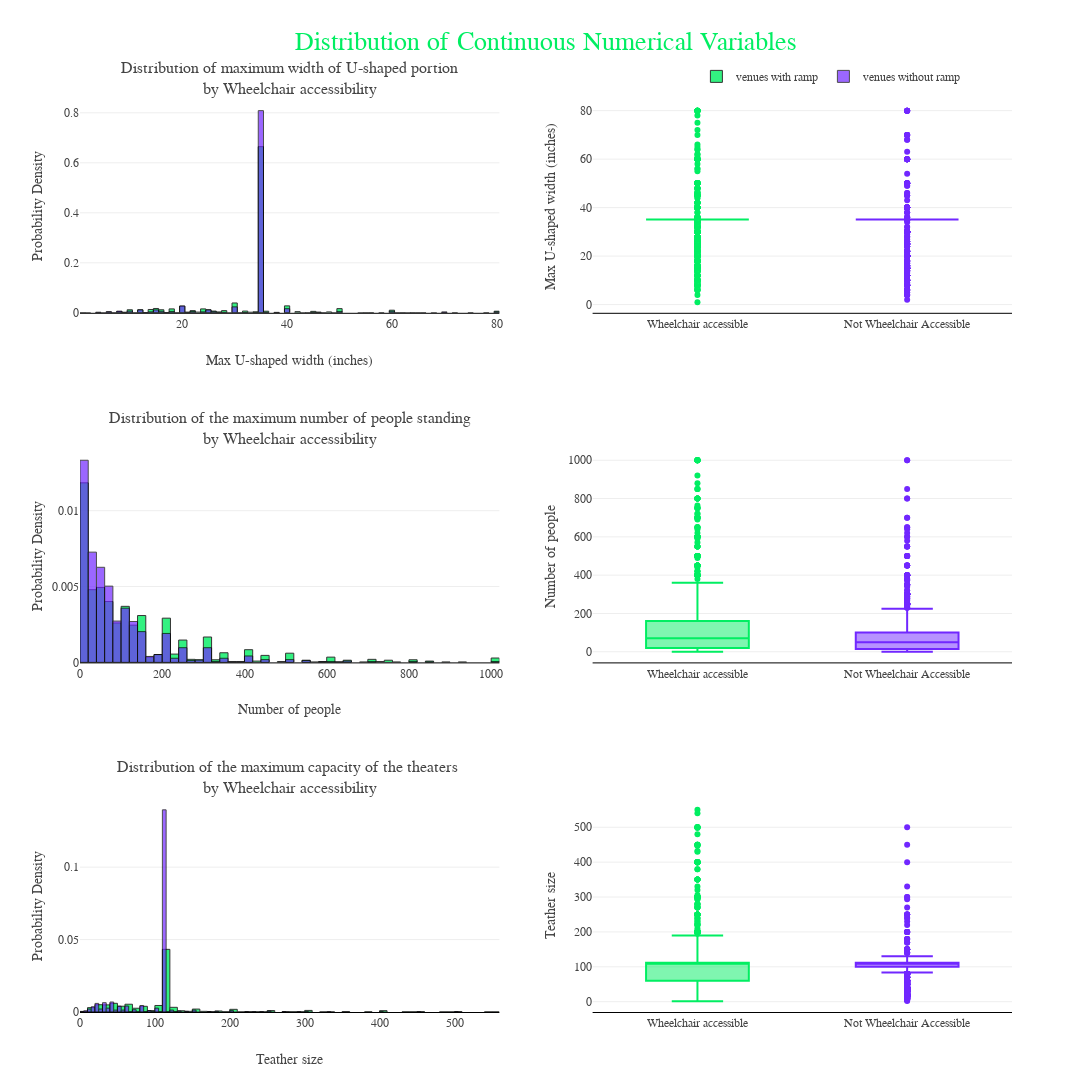

The notebook cell this image was saved under:
### Markdown cell above
<div class="alert alert-block alert-info" style="color:#03162D;border-color:#01EE62;background-color:#DDFFEB; font-size:12px; font-family:verdana; line-height: 1.7em;">
    <b><span style='color:#01EE62'>Observations</span></b> | Data Distribution

<b><span style='color:#01EE62'>-</span></b> The target variable is relatively balanced with respect to all other variables, that is; having a wheelchair ramp does not have a clear trigger, as it happens and does not happen in the same way in all types of event venues.

    
<b><span style='color:#01EE62'>-</span></b> There are two particular cases, when there is no Wi-Fi, and when the place is considered a supervenue. 
In the case of Wi-Fi, I think it has to do with the comforts that an event venue can offer. If you cannot offer Wi-Fi, perhaps you do not even consider offering access to disabled people. And regarding the classification as a supervenue, I find it curious that although it represents a distinction because it means that this event venue maintains specific performance goals, it does not offer access to a very important part of the population. (almost 10% according to the UN)

### Code cell
fig = make_subplots(rows=3, cols=2, vertical_spacing=0.15,
                    subplot_titles=("Distribution of maximum width of U-shaped portion<br>by Wheelchair accessibility", "",
                                    "Distribution of the maximum number of people standing<br>by Wheelchair accessibility", "",
                                    "Distribution of the maximum capacity of the theaters <br>by Wheelchair accessibility", ""))

# Distributions for 'U-Shaped_max'-------------------------------------
fig.add_trace(go.Histogram(x=df_v1[df_v1['Wheelchair accessible']==1]['U-Shaped_max'], histnorm='probability density', 
                           marker=dict(color='#01EE62', line=dict(width=1, color='#000000')),
                           opacity=0.8, name='venues with ramp'),
              row=1, col=1)

fig.add_trace(go.Histogram(x=df_v1[df_v1['Wheelchair accessible']==0]['U-Shaped_max'],histnorm='probability density',
                           marker=dict(color='#7127FF', line=dict(width=1, color='#000000')), 
                           opacity=0.7, name='venues without ramp'),
              row=1, col=1)

fig.add_trace(go.Box(y=df_v1[df_v1['Wheelchair accessible']==1]['U-Shaped_max'], name="Wheelchair accessible", 
                     marker_color = '#01EE62', showlegend=False),
              row=1, col=2)
fig.add_trace(go.Box(y=df_v1[df_v1['Wheelchair accessible']==0]['U-Shaped_max'], name="Not Wheelchair Accessible", 
                     marker_color = '#7127FF', showlegend=False), 
              row=1, col=2)

# Distributions for 'max_standing'-------------------------------------

fig.add_trace(go.Histogram(x=df_v1[df_v1['Wheelchair accessible']==1]['max_standing'], histnorm='probability density', 
                           marker=dict(color='#01EE62', line=dict(width=1, color='#000000')),showlegend=False,
                           opacity=0.8, name='venues with ramp'),
              row=2, col=1)

fig.add_trace(go.Histogram(x=df_v1[df_v1['Wheelchair accessible']==0]['max_standing'],histnorm='probability density', 
                           marker=dict(color='#7127FF', line=dict(width=1, color='#000000')),showlegend=False,
                           opacity=0.7, name='venues without ramp'),
              row=2, col=1)

fig.add_trace(go.Box(y=df_v1[df_v1['Wheelchair accessible']==1]['max_standing'], name="Wheelchair accessible", 
                     marker_color = '#01EE62', showlegend=False),
              row=2, col=2)
fig.add_trace(go.Box(y=df_v1[df_v1['Wheelchair accessible']==0]['max_standing'], name="Not Wheelchair Accessible", 
                     marker_color = '#7127FF', showlegend=False), 
              row=2, col=2)


# Distributions for 'Theatre_max'-------------------------------------

fig.add_trace(go.Histogram(x=df_v1[df_v1['Wheelchair accessible']==1]['Theatre_max'], histnorm='probability density', 
                           marker=dict(color='#01EE62', line=dict(width=1, color='#000000')),showlegend=False,
                           opacity=0.8, name='venues with ramp'),
              row=3, col=1)

fig.add_trace(go.Histogram(x=df_v1[df_v1['Wheelchair accessible']==0]['Theatre_max'],histnorm='probability density', 
                           marker=dict(color='#7127FF', line=dict(width=1, color='#000000')),showlegend=False,
                           opacity=0.7, name='venues without ramp'),
              row=3, col=1)

fig.add_trace(go.Box(y=df_v1[df_v1['Wheelchair accessible']==1]['Theatre_max'], name="Wheelchair accessible", 
                     marker_color = '#01EE62', showlegend=False),
              row=3, col=2)
fig.add_trace(go.Box(y=df_v1[df_v1['Wheelchair accessible']==0]['Theatre_max'], name="Not Wheelchair Accessible", 
                     marker_color = '#7127FF', showlegend=False), 
              row=3, col=2)


fig.update_layout(title="Distribution of Continuous Numerical Variables", title_font_color='#01EE62', title_font_size = 26, 
                  xaxis1_title="Max U-shaped width (inches)", yaxis1_title='Probability Density', yaxis2_title='Max U-shaped width (inches)',
                  xaxis3_title="Number of people", yaxis3_title='Probability Density', yaxis4_title='Number of people',
                  xaxis5_title="Teather size", yaxis5_title='Probability Density', yaxis6_title='Teather size',
                  barmode='overlay', showlegend=True, template=temp,
                  legend=dict(orientation="h", yanchor="bottom", y=1.01, xanchor="right", x=.95),
                  height=1300, width=1200)
fig.update_xaxes(showline=True, linewidth=1, linecolor='black', zeroline=False)
fig.update_yaxes(showline=False, zeroline=False)
fig.show()

### Figure 1 — Plotly figure (JSON) as saved in the notebook; plotly's stock layout.template omitted (floating-point values rounded to 4 significant figures; data arrays with more than 128 entries replaced by an {"elided": "..."} marker saying what was removed)
{"data": [{"histnorm": "probability density", "marker": {"color": "#01EE62", "line": {"color": "#000000", "width": 1}}, "name": "venues with ramp", "opacity": 0.8, "type": "histogram", "x": {"elided": "1732 float values"}, "xaxis": "x", "yaxis": "y"}, {"histnorm": "probability density", "marker": {"color": "#7127FF", "line": {"color": "#000000", "width": 1}}, "name": "venues without ramp", "opacity": 0.7, "type": "histogram", "x": {"elided": "1651 float values"}, "xaxis": "x", "yaxis": "y"}, {"marker": {"color": "#01EE62"}, "name": "Wheelchair accessible", "showlegend": false, "type": "box", "xaxis": "x2", "y": {"elided": "1732 float values"}, "yaxis": "y2"}, {"marker": {"color": "#7127FF"}, "name": "Not Wheelchair Accessible", "showlegend": false, "type": "box", "xaxis": "x2", "y": {"elided": "1651 float values"}, "yaxis": "y2"}, {"histnorm": "probability density", "marker": {"color": "#01EE62", "line": {"color": "#000000", "width": 1}}, "name": "venues with ramp", "opacity": 0.8, "showlegend": false, "type": "histogram", "x": {"elided": "1732 int values"}, "xaxis": "x3", "yaxis": "y3"}, {"histnorm": "probability density", "marker": {"color": "#7127FF", "line": {"color": "#000000", "width": 1}}, "name": "venues without ramp", "opacity": 0.7, "showlegend": false, "type": "histogram", "x": {"elided": "1651 int values"}, "xaxis": "x3", "yaxis": "y3"}, {"marker": {"color": "#01EE62"}, "name": "Wheelchair accessible", "showlegend": false, "type": "box", "xaxis": "x4", "y": {"elided": "1732 int values"}, "yaxis": "y4"}, {"marker": {"color": "#7127FF"}, "name": "Not Wheelchair Accessible", "showlegend": false, "type": "box", "xaxis": "x4", "y": {"elided": "1651 int values"}, "yaxis": "y4"}, {"histnorm": "probability density", "marker": {"color": "#01EE62", "line": {"color": "#000000", "width": 1}}, "name": "venues with ramp", "opacity": 0.8, "showlegend": false, "type": "histogram", "x": {"elided": "1732 int values"}, "xaxis": "x5", "yaxis": "y5"}, {"histnorm": "probability density", "marker": {"color": "#7127FF", "line": {"color": "#000000", "width": 1}}, "name": "venues without ramp", "opacity": 0.7, "showlegend": false, "type": "histogram", "x": {"elided": "1651 int values"}, "xaxis": "x5", "yaxis": "y5"}, {"marker": {"color": "#01EE62"}, "name": "Wheelchair accessible", "showlegend": false, "type": "box", "xaxis": "x6", "y": {"elided": "1732 int values"}, "yaxis": "y6"}, {"marker": {"color": "#7127FF"}, "name": "Not Wheelchair Accessible", "showlegend": false, "type": "box", "xaxis": "x6", "y": {"elided": "1651 int values"}, "yaxis": "y6"}], "layout": {"annotations": [{"font": {"size": 16}, "showarrow": false, "text": "Distribution of maximum width of U-shaped portion<br>by Wheelchair accessibility", "x": 0.225, "xanchor": "center", "xref": "paper", "y": 1.0, "yanchor": "bottom", "yref": "paper"}, {"font": {"size": 16}, "showarrow": false, "text": "Distribution of the maximum number of people standing<br>by Wheelchair accessibility", "x": 0.225, "xanchor": "center", "xref": "paper", "y": 0.6167, "yanchor": "bottom", "yref": "paper"}, {"font": {"size": 16}, "showarrow": false, "text": "Distribution of the maximum capacity of the theaters <br>by Wheelchair accessibility", "x": 0.225, "xanchor": "center", "xref": "paper", "y": 0.2333, "yanchor": "bottom", "yref": "paper"}], "barmode": "overlay", "height": 1300, "legend": {"orientation": "h", "x": 0.95, "xanchor": "right", "y": 1.01, "yanchor": "bottom"}, "showlegend": true, "title": {"font": {"color": "#01EE62", "size": 26}, "text": "Distribution of Continuous Numerical Variables"}, "width": 1200, "xaxis": {"anchor": "y", "domain": [0, 0.45], "linecolor": "black", "linewidth": 1, "showline": true, "title": {"text": "Max U-shaped width (inches)"}, "zeroline": false}, "xaxis2": {"anchor": "y2", "domain": [0.55, 1], "linecolor": "black", "linewidth": 1, "showline": true, "zeroline": false}, "xaxis3": {"anchor": "y3", "domain": [0, 0.45], "linecolor": "black", "linewidth": 1, "showline": true, "title": {"text": "Number of people"}, "zeroline": false}, "xaxis4": {"anchor": "y4", "domain": [0.55, 1], "linecolor": "black", "linewidth": 1, "showline": true, "zeroline": false}, "xaxis5": {"anchor": "y5", "domain": [0, 0.45], "linecolor": "black", "linewidth": 1, "showline": true, "title": {"text": "Teather size"}, "zeroline": false}, "xaxis6": {"anchor": "y6", "domain": [0.55, 1], "linecolor": "black", "linewidth": 1, "showline": true, "zeroline": false}, "yaxis": {"anchor": "x", "domain": [0.7667, 1.0], "showline": false, "title": {"text": "Probability Density"}, "zeroline": false}, "yaxis2": {"anchor": "x2", "domain": [0.7667, 1.0], "showline": false, "title": {"text": "Max U-shaped width (inches)"}, "zeroline": false}, "yaxis3": {"anchor": "x3", "domain": [0.3833, 0.6167], "showline": false, "title": {"text": "Probability Density"}, "zeroline": false}, "yaxis4": {"anchor": "x4", "domain": [0.3833, 0.6167], "showline": false, "title": {"text": "Number of people"}, "zeroline": false}, "yaxis5": {"anchor": "x5", "domain": [0, 0.2333], "showline": false, "title": {"text": "Probability Density"}, "zeroline": false}, "yaxis6": {"anchor": "x6", "domain": [0, 0.2333], "showline": false, "title": {"text": "Teather size"}, "zeroline": false}}}
